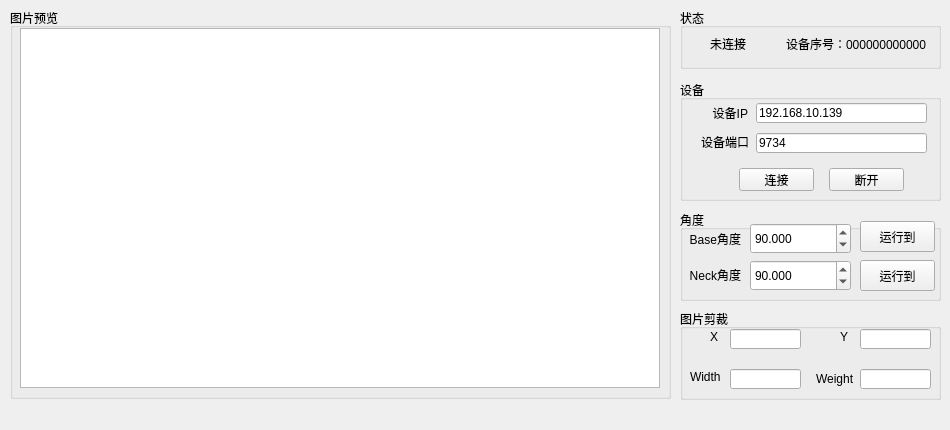
<?xml version="1.0" encoding="UTF-8"?>
<ui version="4.0">
 <class>MainWindow</class>
 <widget class="QMainWindow" name="MainWindow">
  <property name="geometry">
   <rect>
    <x>0</x>
    <y>0</y>
    <width>950</width>
    <height>430</height>
   </rect>
  </property>
  <property name="windowTitle">
   <string>JFC调试器</string>
  </property>
  <widget class="QWidget" name="centralWidget">
   <widget class="QGroupBox" name="groupBox">
    <property name="geometry">
     <rect>
      <x>680</x>
      <y>80</y>
      <width>261</width>
      <height>121</height>
     </rect>
    </property>
    <property name="title">
     <string>设备</string>
    </property>
    <widget class="QLineEdit" name="lineEdit_srvPort">
     <property name="geometry">
      <rect>
       <x>76</x>
       <y>53</y>
       <width>171</width>
       <height>20</height>
      </rect>
     </property>
     <property name="inputMask">
      <string>00000</string>
     </property>
     <property name="text">
      <string>9734</string>
     </property>
    </widget>
    <widget class="QLineEdit" name="lineEdit_srvIp">
     <property name="geometry">
      <rect>
       <x>76</x>
       <y>23</y>
       <width>171</width>
       <height>20</height>
      </rect>
     </property>
     <property name="text">
      <string>192.168.10.139</string>
     </property>
    </widget>
    <widget class="QLabel" name="label">
     <property name="geometry">
      <rect>
       <x>7</x>
       <y>23</y>
       <width>61</width>
       <height>20</height>
      </rect>
     </property>
     <property name="text">
      <string>设备IP</string>
     </property>
     <property name="alignment">
      <set>Qt::AlignRight|Qt::AlignTrailing|Qt::AlignVCenter</set>
     </property>
     <property name="buddy">
      <cstring>lineEdit_srvIp</cstring>
     </property>
    </widget>
    <widget class="QLabel" name="label_2">
     <property name="geometry">
      <rect>
       <x>18</x>
       <y>52</y>
       <width>51</width>
       <height>20</height>
      </rect>
     </property>
     <property name="text">
      <string>设备端口</string>
     </property>
     <property name="alignment">
      <set>Qt::AlignRight|Qt::AlignTrailing|Qt::AlignVCenter</set>
     </property>
     <property name="buddy">
      <cstring>lineEdit_srvIp</cstring>
     </property>
    </widget>
    <widget class="QPushButton" name="pushButton_srvConnect">
     <property name="geometry">
      <rect>
       <x>59</x>
       <y>88</y>
       <width>75</width>
       <height>23</height>
      </rect>
     </property>
     <property name="text">
      <string>连接</string>
     </property>
    </widget>
    <widget class="QPushButton" name="pushButton_srvDisConnect">
     <property name="geometry">
      <rect>
       <x>149</x>
       <y>88</y>
       <width>75</width>
       <height>23</height>
      </rect>
     </property>
     <property name="text">
      <string>断开</string>
     </property>
    </widget>
   </widget>
   <widget class="QGroupBox" name="groupBox_2">
    <property name="geometry">
     <rect>
      <x>680</x>
      <y>210</y>
      <width>261</width>
      <height>91</height>
     </rect>
    </property>
    <property name="title">
     <string>角度</string>
    </property>
    <widget class="QLabel" name="label_3">
     <property name="geometry">
      <rect>
       <x>10</x>
       <y>21</y>
       <width>51</width>
       <height>16</height>
      </rect>
     </property>
     <property name="text">
      <string>Base角度</string>
     </property>
     <property name="alignment">
      <set>Qt::AlignRight|Qt::AlignTrailing|Qt::AlignVCenter</set>
     </property>
     <property name="buddy">
      <cstring>lineEdit_srvIp</cstring>
     </property>
    </widget>
    <widget class="QLabel" name="label_4">
     <property name="geometry">
      <rect>
       <x>10</x>
       <y>57</y>
       <width>51</width>
       <height>16</height>
      </rect>
     </property>
     <property name="text">
      <string>Neck角度</string>
     </property>
     <property name="textFormat">
      <enum>Qt::AutoText</enum>
     </property>
     <property name="alignment">
      <set>Qt::AlignRight|Qt::AlignTrailing|Qt::AlignVCenter</set>
     </property>
     <property name="buddy">
      <cstring>lineEdit_srvIp</cstring>
     </property>
    </widget>
    <widget class="QDoubleSpinBox" name="doubleSpinBox_baseAngle">
     <property name="geometry">
      <rect>
       <x>70</x>
       <y>13</y>
       <width>101</width>
       <height>31</height>
      </rect>
     </property>
     <property name="decimals">
      <number>3</number>
     </property>
     <property name="maximum">
      <double>360.000000000000000</double>
     </property>
     <property name="singleStep">
      <double>0.375000000000000</double>
     </property>
     <property name="value">
      <double>90.000000000000000</double>
     </property>
    </widget>
    <widget class="QDoubleSpinBox" name="doubleSpinBox_neckAngle">
     <property name="geometry">
      <rect>
       <x>70</x>
       <y>50</y>
       <width>101</width>
       <height>31</height>
      </rect>
     </property>
     <property name="decimals">
      <number>3</number>
     </property>
     <property name="maximum">
      <double>360.000000000000000</double>
     </property>
     <property name="singleStep">
      <double>0.900000000000000</double>
     </property>
     <property name="value">
      <double>90.000000000000000</double>
     </property>
    </widget>
    <widget class="QPushButton" name="pushButton_baseAngelRun">
     <property name="geometry">
      <rect>
       <x>180</x>
       <y>11</y>
       <width>75</width>
       <height>31</height>
      </rect>
     </property>
     <property name="text">
      <string>运行到</string>
     </property>
    </widget>
    <widget class="QPushButton" name="pushButton_neckAngleRun">
     <property name="geometry">
      <rect>
       <x>180</x>
       <y>50</y>
       <width>75</width>
       <height>31</height>
      </rect>
     </property>
     <property name="text">
      <string>运行到</string>
     </property>
    </widget>
   </widget>
   <widget class="QGroupBox" name="groupBox_3">
    <property name="geometry">
     <rect>
      <x>680</x>
      <y>309</y>
      <width>261</width>
      <height>91</height>
     </rect>
    </property>
    <property name="title">
     <string>图片剪裁</string>
    </property>
    <widget class="QLabel" name="label_5">
     <property name="geometry">
      <rect>
       <x>30</x>
       <y>20</y>
       <width>16</width>
       <height>16</height>
      </rect>
     </property>
     <property name="text">
      <string>X</string>
     </property>
    </widget>
    <widget class="QLabel" name="label_6">
     <property name="geometry">
      <rect>
       <x>10</x>
       <y>60</y>
       <width>31</width>
       <height>16</height>
      </rect>
     </property>
     <property name="text">
      <string>Width</string>
     </property>
    </widget>
    <widget class="QLabel" name="label_7">
     <property name="geometry">
      <rect>
       <x>160</x>
       <y>20</y>
       <width>16</width>
       <height>16</height>
      </rect>
     </property>
     <property name="text">
      <string>Y</string>
     </property>
    </widget>
    <widget class="QLabel" name="label_8">
     <property name="geometry">
      <rect>
       <x>136</x>
       <y>62</y>
       <width>41</width>
       <height>16</height>
      </rect>
     </property>
     <property name="text">
      <string>Weight</string>
     </property>
    </widget>
    <widget class="QLineEdit" name="lineEdit_CropX">
     <property name="geometry">
      <rect>
       <x>50</x>
       <y>20</y>
       <width>71</width>
       <height>20</height>
      </rect>
     </property>
     <property name="readOnly">
      <bool>true</bool>
     </property>
    </widget>
    <widget class="QLineEdit" name="lineEdit_2">
     <property name="geometry">
      <rect>
       <x>180</x>
       <y>20</y>
       <width>71</width>
       <height>20</height>
      </rect>
     </property>
     <property name="readOnly">
      <bool>true</bool>
     </property>
    </widget>
    <widget class="QLineEdit" name="lineEdit_3">
     <property name="geometry">
      <rect>
       <x>50</x>
       <y>60</y>
       <width>71</width>
       <height>20</height>
      </rect>
     </property>
     <property name="readOnly">
      <bool>true</bool>
     </property>
    </widget>
    <widget class="QLineEdit" name="lineEdit_4">
     <property name="geometry">
      <rect>
       <x>180</x>
       <y>60</y>
       <width>71</width>
       <height>20</height>
      </rect>
     </property>
     <property name="readOnly">
      <bool>true</bool>
     </property>
    </widget>
   </widget>
   <widget class="QGroupBox" name="groupBox_4">
    <property name="geometry">
     <rect>
      <x>10</x>
      <y>8</y>
      <width>661</width>
      <height>391</height>
     </rect>
    </property>
    <property name="title">
     <string>图片预览</string>
    </property>
    <widget class="QGraphicsView" name="graphicsView">
     <property name="geometry">
      <rect>
       <x>10</x>
       <y>20</y>
       <width>640</width>
       <height>360</height>
      </rect>
     </property>
    </widget>
   </widget>
   <widget class="QGroupBox" name="groupBox_5">
    <property name="geometry">
     <rect>
      <x>680</x>
      <y>8</y>
      <width>261</width>
      <height>61</height>
     </rect>
    </property>
    <property name="title">
     <string>状态</string>
    </property>
    <widget class="QLabel" name="label_connState">
     <property name="geometry">
      <rect>
       <x>30</x>
       <y>30</y>
       <width>54</width>
       <height>12</height>
      </rect>
     </property>
     <property name="text">
      <string>未连接</string>
     </property>
    </widget>
    <widget class="QLabel" name="label_serial">
     <property name="geometry">
      <rect>
       <x>106</x>
       <y>28</y>
       <width>141</width>
       <height>16</height>
      </rect>
     </property>
     <property name="text">
      <string>设备序号：000000000000</string>
     </property>
    </widget>
   </widget>
  </widget>
  <widget class="QMenuBar" name="menuBar">
   <property name="geometry">
    <rect>
     <x>0</x>
     <y>0</y>
     <width>950</width>
     <height>23</height>
    </rect>
   </property>
  </widget>
 </widget>
 <layoutdefault spacing="6" margin="11"/>
 <tabstops>
  <tabstop>lineEdit_srvIp</tabstop>
  <tabstop>lineEdit_srvPort</tabstop>
  <tabstop>pushButton_srvConnect</tabstop>
  <tabstop>pushButton_srvDisConnect</tabstop>
  <tabstop>doubleSpinBox_baseAngle</tabstop>
  <tabstop>doubleSpinBox_neckAngle</tabstop>
  <tabstop>pushButton_baseAngelRun</tabstop>
  <tabstop>pushButton_neckAngleRun</tabstop>
  <tabstop>lineEdit_CropX</tabstop>
  <tabstop>lineEdit_2</tabstop>
  <tabstop>lineEdit_3</tabstop>
  <tabstop>lineEdit_4</tabstop>
  <tabstop>graphicsView</tabstop>
 </tabstops>
 <resources/>
 <connections/>
 <slots>
  <slot>slot1()</slot>
 </slots>
</ui>
